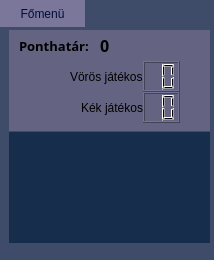
<?xml version="1.0" encoding="UTF-8"?>
<ui version="4.0">
 <class>GameSessionUI</class>
 <widget class="QWidget" name="GameSessionUI">
  <property name="geometry">
   <rect>
    <x>0</x>
    <y>0</y>
    <width>214</width>
    <height>260</height>
   </rect>
  </property>
  <property name="sizePolicy">
   <sizepolicy hsizetype="Fixed" vsizetype="Fixed">
    <horstretch>0</horstretch>
    <verstretch>0</verstretch>
   </sizepolicy>
  </property>
  <property name="windowTitle">
   <string>Feketelyuk - Játéktábla</string>
  </property>
  <property name="styleSheet">
   <string notr="true">background-color: rgb(62, 76, 106);</string>
  </property>
  <widget class="QPushButton" name="closeButton">
   <property name="geometry">
    <rect>
     <x>0</x>
     <y>0</y>
     <width>85</width>
     <height>27</height>
    </rect>
   </property>
   <property name="styleSheet">
    <string notr="true">border: 1px solid rgb(122, 119, 155);
background-color: rgb(122, 119, 155);
color: rgb(0, 13, 56);</string>
   </property>
   <property name="text">
    <string>Főmenü</string>
   </property>
  </widget>
  <widget class="TableView" name="gameTable" native="true">
   <property name="geometry">
    <rect>
     <x>9</x>
     <y>132</y>
     <width>201</width>
     <height>111</height>
    </rect>
   </property>
   <property name="autoFillBackground">
    <bool>false</bool>
   </property>
   <property name="styleSheet">
    <string notr="true">background-color: rgb(22, 46, 76);</string>
   </property>
  </widget>
  <widget class="QWidget" name="widget" native="true">
   <property name="geometry">
    <rect>
     <x>9</x>
     <y>30</y>
     <width>201</width>
     <height>101</height>
    </rect>
   </property>
   <property name="styleSheet">
    <string notr="true">background-color:rgb(100,100,130);</string>
   </property>
   <widget class="QWidget" name="verticalLayoutWidget">
    <property name="geometry">
     <rect>
      <x>10</x>
      <y>0</y>
      <width>161</width>
      <height>93</height>
     </rect>
    </property>
    <layout class="QVBoxLayout" name="verticalLayout">
     <property name="spacing">
      <number>0</number>
     </property>
     <item>
      <layout class="QHBoxLayout" name="horizontalLayout">
       <item>
        <widget class="QLabel" name="label">
         <property name="font">
          <font>
           <family>Sans</family>
           <pointsize>10</pointsize>
           <weight>75</weight>
           <bold>true</bold>
          </font>
         </property>
         <property name="styleSheet">
          <string notr="true"/>
         </property>
         <property name="text">
          <string>Ponthatár: </string>
         </property>
        </widget>
       </item>
       <item>
        <widget class="QLabel" name="PointsToWin">
         <property name="font">
          <font>
           <family>Sans</family>
           <pointsize>12</pointsize>
           <weight>75</weight>
           <bold>true</bold>
          </font>
         </property>
         <property name="text">
          <string>0</string>
         </property>
         <property name="alignment">
          <set>Qt::AlignLeading|Qt::AlignLeft|Qt::AlignVCenter</set>
         </property>
        </widget>
       </item>
      </layout>
     </item>
     <item>
      <layout class="QHBoxLayout" name="RedPlayerLayout">
       <item>
        <spacer name="horizontalSpacer">
         <property name="orientation">
          <enum>Qt::Horizontal</enum>
         </property>
         <property name="sizeHint" stdset="0">
          <size>
           <width>20</width>
           <height>20</height>
          </size>
         </property>
        </spacer>
       </item>
       <item>
        <widget class="QLabel" name="RedPlayerLabel">
         <property name="text">
          <string>Vörös játékos</string>
         </property>
        </widget>
       </item>
       <item>
        <widget class="QLCDNumber" name="RedPlayerPoints">
         <property name="sizePolicy">
          <sizepolicy hsizetype="Fixed" vsizetype="Minimum">
           <horstretch>0</horstretch>
           <verstretch>0</verstretch>
          </sizepolicy>
         </property>
         <property name="minimumSize">
          <size>
           <width>20</width>
           <height>0</height>
          </size>
         </property>
         <property name="maximumSize">
          <size>
           <width>50</width>
           <height>16777215</height>
          </size>
         </property>
         <property name="baseSize">
          <size>
           <width>20</width>
           <height>0</height>
          </size>
         </property>
         <property name="smallDecimalPoint">
          <bool>false</bool>
         </property>
         <property name="digitCount">
          <number>2</number>
         </property>
        </widget>
       </item>
      </layout>
     </item>
     <item>
      <layout class="QHBoxLayout" name="BluePlayerLayout">
       <item>
        <spacer name="horizontalSpacer_2">
         <property name="orientation">
          <enum>Qt::Horizontal</enum>
         </property>
         <property name="sizeHint" stdset="0">
          <size>
           <width>20</width>
           <height>20</height>
          </size>
         </property>
        </spacer>
       </item>
       <item>
        <widget class="QLabel" name="BluePlayerLabel">
         <property name="text">
          <string>Kék játékos</string>
         </property>
        </widget>
       </item>
       <item>
        <widget class="QLCDNumber" name="BluePlayerPoints">
         <property name="sizePolicy">
          <sizepolicy hsizetype="Fixed" vsizetype="Minimum">
           <horstretch>0</horstretch>
           <verstretch>0</verstretch>
          </sizepolicy>
         </property>
         <property name="minimumSize">
          <size>
           <width>20</width>
           <height>0</height>
          </size>
         </property>
         <property name="maximumSize">
          <size>
           <width>50</width>
           <height>16777215</height>
          </size>
         </property>
         <property name="baseSize">
          <size>
           <width>20</width>
           <height>0</height>
          </size>
         </property>
         <property name="smallDecimalPoint">
          <bool>false</bool>
         </property>
         <property name="digitCount">
          <number>2</number>
         </property>
        </widget>
       </item>
      </layout>
     </item>
    </layout>
   </widget>
  </widget>
 </widget>
 <customwidgets>
  <customwidget>
   <class>TableView</class>
   <extends>QWidget</extends>
   <header location="global">Headers/tableview.h</header>
   <container>1</container>
  </customwidget>
 </customwidgets>
 <resources/>
 <connections/>
</ui>
